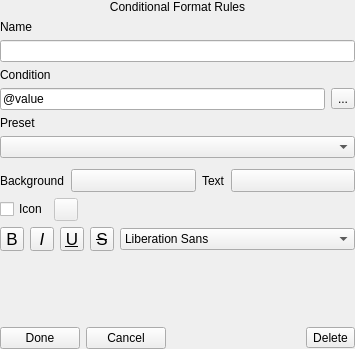
<?xml version="1.0" encoding="UTF-8"?>
<ui version="4.0">
 <class>QgsEditConditionalRuleWidget</class>
 <widget class="QgsPanelWidget" name="QgsEditConditionalRuleWidget">
  <property name="geometry">
   <rect>
    <x>0</x>
    <y>0</y>
    <width>355</width>
    <height>349</height>
   </rect>
  </property>
  <property name="sizePolicy">
   <sizepolicy hsizetype="Fixed" vsizetype="Preferred">
    <horstretch>0</horstretch>
    <verstretch>0</verstretch>
   </sizepolicy>
  </property>
  <property name="maximumSize">
   <size>
    <width>400</width>
    <height>16777215</height>
   </size>
  </property>
  <property name="windowTitle">
   <string>Form</string>
  </property>
  <layout class="QVBoxLayout" name="verticalLayout">
   <property name="leftMargin">
    <number>0</number>
   </property>
   <property name="topMargin">
    <number>0</number>
   </property>
   <property name="rightMargin">
    <number>0</number>
   </property>
   <property name="bottomMargin">
    <number>0</number>
   </property>
   <item>
    <widget class="QLabel" name="label_4">
     <property name="text">
      <string>Conditional Format Rules</string>
     </property>
     <property name="alignment">
      <set>Qt::AlignCenter</set>
     </property>
    </widget>
   </item>
   <item>
    <widget class="QLabel" name="label_2">
     <property name="sizePolicy">
      <sizepolicy hsizetype="Minimum" vsizetype="Preferred">
       <horstretch>0</horstretch>
       <verstretch>0</verstretch>
      </sizepolicy>
     </property>
     <property name="text">
      <string>Name</string>
     </property>
    </widget>
   </item>
   <item>
    <widget class="QLineEdit" name="mNameEdit">
     <property name="text">
      <string/>
     </property>
    </widget>
   </item>
   <item>
    <widget class="QLabel" name="label">
     <property name="sizePolicy">
      <sizepolicy hsizetype="Minimum" vsizetype="Preferred">
       <horstretch>0</horstretch>
       <verstretch>0</verstretch>
      </sizepolicy>
     </property>
     <property name="text">
      <string>Condition</string>
     </property>
    </widget>
   </item>
   <item>
    <layout class="QHBoxLayout" name="horizontalLayout_5">
     <item>
      <widget class="QLineEdit" name="mRuleEdit">
       <property name="text">
        <string>@value</string>
       </property>
      </widget>
     </item>
     <item>
      <widget class="QToolButton" name="btnBuildExpression">
       <property name="text">
        <string>...</string>
       </property>
       <property name="icon">
        <iconset resource="../../images/images.qrc">
         <normaloff>:/images/themes/default/mIconExpression.svg</normaloff>:/images/themes/default/mIconExpression.svg</iconset>
       </property>
      </widget>
     </item>
    </layout>
   </item>
   <item>
    <widget class="QLabel" name="label_3">
     <property name="text">
      <string>Preset</string>
     </property>
    </widget>
   </item>
   <item>
    <widget class="QComboBox" name="mPresetsList"/>
   </item>
   <item>
    <widget class="QFrame" name="horizontalFrame_2">
     <layout class="QVBoxLayout" name="verticalLayout_2">
      <property name="leftMargin">
       <number>0</number>
      </property>
      <property name="topMargin">
       <number>5</number>
      </property>
      <property name="rightMargin">
       <number>0</number>
      </property>
      <property name="bottomMargin">
       <number>0</number>
      </property>
      <item>
       <layout class="QHBoxLayout" name="horizontalLayout_4">
        <item>
         <widget class="QLabel" name="label_5">
          <property name="sizePolicy">
           <sizepolicy hsizetype="Maximum" vsizetype="Preferred">
            <horstretch>0</horstretch>
            <verstretch>0</verstretch>
           </sizepolicy>
          </property>
          <property name="text">
           <string>Background</string>
          </property>
         </widget>
        </item>
        <item>
         <widget class="QgsColorButtonV2" name="btnBackgroundColor">
          <property name="sizePolicy">
           <sizepolicy hsizetype="Preferred" vsizetype="Preferred">
            <horstretch>0</horstretch>
            <verstretch>0</verstretch>
           </sizepolicy>
          </property>
          <property name="minimumSize">
           <size>
            <width>10</width>
            <height>0</height>
           </size>
          </property>
          <property name="maximumSize">
           <size>
            <width>16777215</width>
            <height>16777215</height>
           </size>
          </property>
          <property name="text">
           <string/>
          </property>
         </widget>
        </item>
        <item>
         <widget class="QLabel" name="label_6">
          <property name="sizePolicy">
           <sizepolicy hsizetype="Maximum" vsizetype="Preferred">
            <horstretch>0</horstretch>
            <verstretch>0</verstretch>
           </sizepolicy>
          </property>
          <property name="text">
           <string>Text</string>
          </property>
         </widget>
        </item>
        <item>
         <widget class="QgsColorButtonV2" name="btnTextColor">
          <property name="sizePolicy">
           <sizepolicy hsizetype="Preferred" vsizetype="Preferred">
            <horstretch>0</horstretch>
            <verstretch>0</verstretch>
           </sizepolicy>
          </property>
          <property name="minimumSize">
           <size>
            <width>10</width>
            <height>0</height>
           </size>
          </property>
          <property name="maximumSize">
           <size>
            <width>16777215</width>
            <height>16777215</height>
           </size>
          </property>
          <property name="text">
           <string/>
          </property>
         </widget>
        </item>
       </layout>
      </item>
      <item>
       <layout class="QHBoxLayout" name="horizontalLayout_6">
        <item>
         <widget class="QCheckBox" name="checkIcon">
          <property name="sizePolicy">
           <sizepolicy hsizetype="Maximum" vsizetype="Fixed">
            <horstretch>0</horstretch>
            <verstretch>0</verstretch>
           </sizepolicy>
          </property>
          <property name="text">
           <string>Icon</string>
          </property>
         </widget>
        </item>
        <item>
         <widget class="QToolButton" name="btnChangeIcon">
          <property name="enabled">
           <bool>false</bool>
          </property>
          <property name="sizePolicy">
           <sizepolicy hsizetype="Preferred" vsizetype="Preferred">
            <horstretch>0</horstretch>
            <verstretch>0</verstretch>
           </sizepolicy>
          </property>
          <property name="minimumSize">
           <size>
            <width>10</width>
            <height>0</height>
           </size>
          </property>
          <property name="maximumSize">
           <size>
            <width>16777215</width>
            <height>16777215</height>
           </size>
          </property>
          <property name="text">
           <string/>
          </property>
         </widget>
        </item>
        <item>
         <spacer name="horizontalSpacer_2">
          <property name="orientation">
           <enum>Qt::Horizontal</enum>
          </property>
          <property name="sizeHint" stdset="0">
           <size>
            <width>40</width>
            <height>20</height>
           </size>
          </property>
         </spacer>
        </item>
       </layout>
      </item>
      <item>
       <layout class="QHBoxLayout" name="horizontalLayout_13">
        <item>
         <widget class="QToolButton" name="mFontBoldBtn">
          <property name="enabled">
           <bool>true</bool>
          </property>
          <property name="minimumSize">
           <size>
            <width>24</width>
            <height>24</height>
           </size>
          </property>
          <property name="maximumSize">
           <size>
            <width>24</width>
            <height>24</height>
           </size>
          </property>
          <property name="font">
           <font>
            <pointsize>13</pointsize>
           </font>
          </property>
          <property name="toolTip">
           <string>Bold text
(data defined only, overrides Style)</string>
          </property>
          <property name="text">
           <string>B</string>
          </property>
          <property name="checkable">
           <bool>true</bool>
          </property>
          <attribute name="buttonGroup">
           <string notr="true">mFontButtons</string>
          </attribute>
         </widget>
        </item>
        <item>
         <widget class="QToolButton" name="mFontItalicBtn">
          <property name="enabled">
           <bool>true</bool>
          </property>
          <property name="minimumSize">
           <size>
            <width>24</width>
            <height>24</height>
           </size>
          </property>
          <property name="maximumSize">
           <size>
            <width>24</width>
            <height>24</height>
           </size>
          </property>
          <property name="font">
           <font>
            <pointsize>13</pointsize>
            <italic>true</italic>
           </font>
          </property>
          <property name="toolTip">
           <string>Italic text
(data defined only, overrides Style)</string>
          </property>
          <property name="text">
           <string>I</string>
          </property>
          <property name="checkable">
           <bool>true</bool>
          </property>
          <attribute name="buttonGroup">
           <string notr="true">mFontButtons</string>
          </attribute>
         </widget>
        </item>
        <item>
         <widget class="QToolButton" name="mFontUnderlineBtn">
          <property name="enabled">
           <bool>true</bool>
          </property>
          <property name="minimumSize">
           <size>
            <width>24</width>
            <height>24</height>
           </size>
          </property>
          <property name="maximumSize">
           <size>
            <width>24</width>
            <height>24</height>
           </size>
          </property>
          <property name="font">
           <font>
            <pointsize>13</pointsize>
            <underline>true</underline>
           </font>
          </property>
          <property name="toolTip">
           <string>Underlined text</string>
          </property>
          <property name="text">
           <string>U</string>
          </property>
          <property name="checkable">
           <bool>true</bool>
          </property>
          <attribute name="buttonGroup">
           <string notr="true">mFontButtons</string>
          </attribute>
         </widget>
        </item>
        <item>
         <widget class="QToolButton" name="mFontStrikethroughBtn">
          <property name="enabled">
           <bool>true</bool>
          </property>
          <property name="minimumSize">
           <size>
            <width>24</width>
            <height>24</height>
           </size>
          </property>
          <property name="maximumSize">
           <size>
            <width>24</width>
            <height>24</height>
           </size>
          </property>
          <property name="font">
           <font>
            <pointsize>13</pointsize>
            <strikeout>true</strikeout>
           </font>
          </property>
          <property name="toolTip">
           <string>Strikeout text</string>
          </property>
          <property name="text">
           <string>S</string>
          </property>
          <property name="checkable">
           <bool>true</bool>
          </property>
          <attribute name="buttonGroup">
           <string notr="true">mFontButtons</string>
          </attribute>
         </widget>
        </item>
        <item>
         <widget class="QFontComboBox" name="mFontFamilyCmbBx">
          <property name="editable">
           <bool>false</bool>
          </property>
         </widget>
        </item>
       </layout>
      </item>
     </layout>
    </widget>
   </item>
   <item>
    <spacer name="verticalSpacer">
     <property name="orientation">
      <enum>Qt::Vertical</enum>
     </property>
     <property name="sizeType">
      <enum>QSizePolicy::Expanding</enum>
     </property>
     <property name="sizeHint" stdset="0">
      <size>
       <width>20</width>
       <height>14</height>
      </size>
     </property>
    </spacer>
   </item>
   <item>
    <layout class="QHBoxLayout" name="horizontalLayout_2">
     <item>
      <widget class="QPushButton" name="mSaveRule">
       <property name="text">
        <string>Done</string>
       </property>
      </widget>
     </item>
     <item>
      <widget class="QPushButton" name="mCancelButton">
       <property name="text">
        <string>Cancel</string>
       </property>
      </widget>
     </item>
     <item>
      <spacer name="horizontalSpacer">
       <property name="orientation">
        <enum>Qt::Horizontal</enum>
       </property>
       <property name="sizeHint" stdset="0">
        <size>
         <width>40</width>
         <height>20</height>
        </size>
       </property>
      </spacer>
     </item>
     <item>
      <widget class="QToolButton" name="mDeleteButton">
       <property name="text">
        <string>Delete</string>
       </property>
       <property name="icon">
        <iconset resource="../../images/images.qrc">
         <normaloff>:/images/themes/default/mActionDeleteSelected.svg</normaloff>:/images/themes/default/mActionDeleteSelected.svg</iconset>
       </property>
       <property name="toolButtonStyle">
        <enum>Qt::ToolButtonTextBesideIcon</enum>
       </property>
      </widget>
     </item>
    </layout>
   </item>
  </layout>
 </widget>
 <customwidgets>
  <customwidget>
   <class>QgsColorButtonV2</class>
   <extends>QToolButton</extends>
   <header>qgscolorbuttonv2.h</header>
   <container>1</container>
  </customwidget>
  <customwidget>
   <class>QgsPanelWidget</class>
   <extends>QWidget</extends>
   <header>qgspanelwidget.h</header>
   <container>1</container>
  </customwidget>
 </customwidgets>
 <tabstops>
  <tabstop>mNameEdit</tabstop>
  <tabstop>mRuleEdit</tabstop>
  <tabstop>btnBuildExpression</tabstop>
  <tabstop>mPresetsList</tabstop>
  <tabstop>btnBackgroundColor</tabstop>
  <tabstop>btnTextColor</tabstop>
  <tabstop>checkIcon</tabstop>
  <tabstop>btnChangeIcon</tabstop>
  <tabstop>mFontBoldBtn</tabstop>
  <tabstop>mFontItalicBtn</tabstop>
  <tabstop>mFontUnderlineBtn</tabstop>
  <tabstop>mFontStrikethroughBtn</tabstop>
  <tabstop>mFontFamilyCmbBx</tabstop>
  <tabstop>mSaveRule</tabstop>
  <tabstop>mCancelButton</tabstop>
  <tabstop>mDeleteButton</tabstop>
 </tabstops>
 <resources>
  <include location="../../images/images.qrc"/>
 </resources>
 <connections>
  <connection>
   <sender>checkIcon</sender>
   <signal>toggled(bool)</signal>
   <receiver>btnChangeIcon</receiver>
   <slot>setEnabled(bool)</slot>
   <hints>
    <hint type="sourcelabel">
     <x>48</x>
     <y>215</y>
    </hint>
    <hint type="destinationlabel">
     <x>76</x>
     <y>215</y>
    </hint>
   </hints>
  </connection>
 </connections>
 <buttongroups>
  <buttongroup name="mFontButtons">
   <property name="exclusive">
    <bool>false</bool>
   </property>
  </buttongroup>
 </buttongroups>
</ui>
